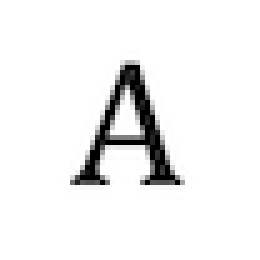
#> input picture microchess-assets/BORDER/A.png, 52 x 52 px (shown 5 times larger)
$ python microchess.py
#> lines starting #> are read from the running program, lines starting #| are printed output that depends on the picture
from PIL import Image
from chess_pieces import *
import io
import copy

#Images for border surrounding the chess board
img_A = Image.open('microchess-assets/BORDER/A.png')
#> img_A is the input picture: PIL image 52x52 RGBA; mean R, G, B, A 240.5, 240.5, 240.5, 255
img_B = Image.open('microchess-assets/BORDER/B.png')
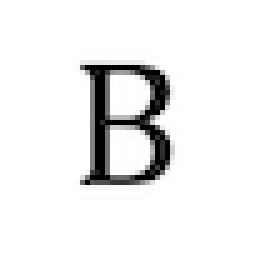
#> input picture microchess-assets/BORDER/B.png, 52 x 52 px (shown 5 times larger)
#> img_B is the input picture: PIL image 52x52 RGBA; mean R, G, B, A 237.2, 237.2, 237.2, 255
img_C = Image.open('microchess-assets/BORDER/C.png')
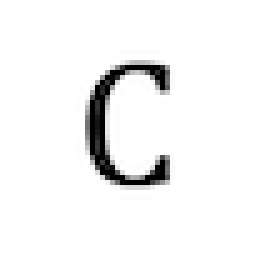
#> input picture microchess-assets/BORDER/C.png, 52 x 52 px (shown 5 times larger)
#> img_C is the input picture: PIL image 52x52 RGBA; mean R, G, B, A 243, 243, 243, 255
img_D = Image.open('microchess-assets/BORDER/D.png')
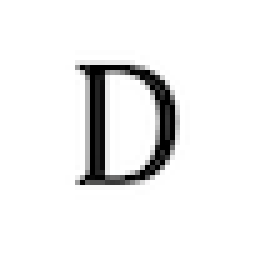
#> input picture microchess-assets/BORDER/D.png, 52 x 52 px (shown 5 times larger)
#> img_D is the input picture: PIL image 52x52 RGBA; mean R, G, B, A 238, 238, 238, 255
letterImages = [ img_A, img_B, img_C, img_D ]
img_1 = Image.open('microchess-assets/BORDER/ONE.png')
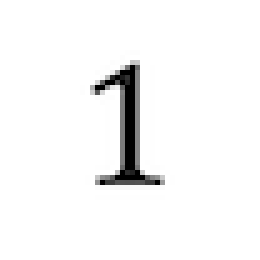
#> input picture microchess-assets/BORDER/ONE.png, 52 x 52 px (shown 5 times larger)
#> img_1 is the input picture: PIL image 52x52 RGBA; mean R, G, B, A 245.7, 245.7, 245.7, 255
img_2 = Image.open('microchess-assets/BORDER/TWO.png')
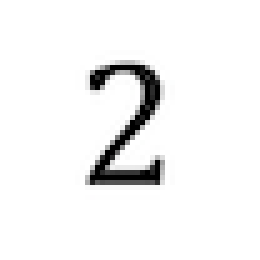
#> input picture microchess-assets/BORDER/TWO.png, 52 x 52 px (shown 5 times larger)
#> img_2 is the input picture: PIL image 52x52 RGBA; mean R, G, B, A 242.7, 242.7, 242.7, 255
#> (the run stopped early here; a loop or call above may not have finished)
